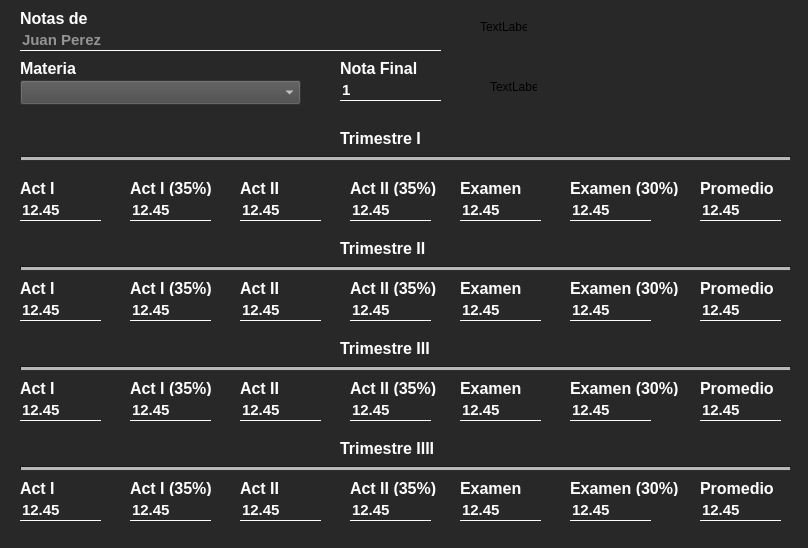
<?xml version="1.0" encoding="UTF-8"?>
<ui version="4.0">
 <class>ViewVeNotas</class>
 <widget class="QWidget" name="ViewVeNotas">
  <property name="geometry">
   <rect>
    <x>0</x>
    <y>0</y>
    <width>808</width>
    <height>548</height>
   </rect>
  </property>
  <property name="windowTitle">
   <string>Notas estudiante</string>
  </property>
  <property name="styleSheet">
   <string notr="true">background-color: rgb(40, 40, 40);</string>
  </property>
  <widget class="QLabel" name="label">
   <property name="geometry">
    <rect>
     <x>20</x>
     <y>10</y>
     <width>81</width>
     <height>16</height>
    </rect>
   </property>
   <property name="font">
    <font>
     <family>Arial</family>
     <pointsize>12</pointsize>
     <weight>75</weight>
     <bold>true</bold>
    </font>
   </property>
   <property name="styleSheet">
    <string notr="true">color: rgb(255, 255, 255);</string>
   </property>
   <property name="text">
    <string>Notas de</string>
   </property>
  </widget>
  <widget class="QLineEdit" name="txtEstudNotasDe">
   <property name="enabled">
    <bool>false</bool>
   </property>
   <property name="geometry">
    <rect>
     <x>20</x>
     <y>30</y>
     <width>421</width>
     <height>21</height>
    </rect>
   </property>
   <property name="font">
    <font>
     <pointsize>11</pointsize>
     <weight>75</weight>
     <bold>true</bold>
    </font>
   </property>
   <property name="styleSheet">
    <string notr="true">QLineEdit{
background:transparent;
border:none;
border-bottom:1px solid white;
color: rgb(255, 255, 255);
}
</string>
   </property>
   <property name="text">
    <string/>
   </property>
   <property name="alignment">
    <set>Qt::AlignBottom|Qt::AlignLeading|Qt::AlignLeft</set>
   </property>
   <property name="placeholderText">
    <string>Juan Perez</string>
   </property>
  </widget>
  <widget class="Line" name="line">
   <property name="geometry">
    <rect>
     <x>20</x>
     <y>150</y>
     <width>771</width>
     <height>16</height>
    </rect>
   </property>
   <property name="lineWidth">
    <number>1</number>
   </property>
   <property name="midLineWidth">
    <number>3</number>
   </property>
   <property name="orientation">
    <enum>Qt::Horizontal</enum>
   </property>
  </widget>
  <widget class="QLabel" name="label_2">
   <property name="geometry">
    <rect>
     <x>340</x>
     <y>130</y>
     <width>81</width>
     <height>16</height>
    </rect>
   </property>
   <property name="font">
    <font>
     <family>Arial</family>
     <pointsize>12</pointsize>
     <weight>75</weight>
     <bold>true</bold>
    </font>
   </property>
   <property name="styleSheet">
    <string notr="true">color: rgb(255, 255, 255);</string>
   </property>
   <property name="text">
    <string>Trimestre I</string>
   </property>
  </widget>
  <widget class="QLabel" name="label_7">
   <property name="geometry">
    <rect>
     <x>20</x>
     <y>180</y>
     <width>91</width>
     <height>16</height>
    </rect>
   </property>
   <property name="font">
    <font>
     <family>Arial</family>
     <pointsize>12</pointsize>
     <weight>75</weight>
     <bold>true</bold>
    </font>
   </property>
   <property name="styleSheet">
    <string notr="true">color: rgb(255, 255, 255);</string>
   </property>
   <property name="text">
    <string>Act I</string>
   </property>
  </widget>
  <widget class="QLabel" name="label_3">
   <property name="geometry">
    <rect>
     <x>340</x>
     <y>240</y>
     <width>91</width>
     <height>16</height>
    </rect>
   </property>
   <property name="font">
    <font>
     <family>Arial</family>
     <pointsize>12</pointsize>
     <weight>75</weight>
     <bold>true</bold>
    </font>
   </property>
   <property name="styleSheet">
    <string notr="true">color: rgb(255, 255, 255);</string>
   </property>
   <property name="text">
    <string>Trimestre II</string>
   </property>
  </widget>
  <widget class="Line" name="line_2">
   <property name="geometry">
    <rect>
     <x>20</x>
     <y>260</y>
     <width>771</width>
     <height>16</height>
    </rect>
   </property>
   <property name="lineWidth">
    <number>1</number>
   </property>
   <property name="midLineWidth">
    <number>3</number>
   </property>
   <property name="orientation">
    <enum>Qt::Horizontal</enum>
   </property>
  </widget>
  <widget class="QLabel" name="label_4">
   <property name="geometry">
    <rect>
     <x>340</x>
     <y>340</y>
     <width>101</width>
     <height>16</height>
    </rect>
   </property>
   <property name="font">
    <font>
     <family>Arial</family>
     <pointsize>12</pointsize>
     <weight>75</weight>
     <bold>true</bold>
    </font>
   </property>
   <property name="styleSheet">
    <string notr="true">color: rgb(255, 255, 255);</string>
   </property>
   <property name="text">
    <string>Trimestre III</string>
   </property>
  </widget>
  <widget class="Line" name="line_3">
   <property name="geometry">
    <rect>
     <x>20</x>
     <y>360</y>
     <width>771</width>
     <height>16</height>
    </rect>
   </property>
   <property name="lineWidth">
    <number>1</number>
   </property>
   <property name="midLineWidth">
    <number>3</number>
   </property>
   <property name="orientation">
    <enum>Qt::Horizontal</enum>
   </property>
  </widget>
  <widget class="QLabel" name="label_5">
   <property name="geometry">
    <rect>
     <x>340</x>
     <y>440</y>
     <width>131</width>
     <height>16</height>
    </rect>
   </property>
   <property name="font">
    <font>
     <family>Arial</family>
     <pointsize>12</pointsize>
     <weight>75</weight>
     <bold>true</bold>
    </font>
   </property>
   <property name="styleSheet">
    <string notr="true">color: rgb(255, 255, 255);</string>
   </property>
   <property name="text">
    <string>Trimestre IIII</string>
   </property>
  </widget>
  <widget class="Line" name="line_4">
   <property name="geometry">
    <rect>
     <x>20</x>
     <y>460</y>
     <width>771</width>
     <height>16</height>
    </rect>
   </property>
   <property name="lineWidth">
    <number>1</number>
   </property>
   <property name="midLineWidth">
    <number>3</number>
   </property>
   <property name="orientation">
    <enum>Qt::Horizontal</enum>
   </property>
  </widget>
  <widget class="QLabel" name="lblIdEstudiantevn">
   <property name="geometry">
    <rect>
     <x>170</x>
     <y>120</y>
     <width>47</width>
     <height>13</height>
    </rect>
   </property>
   <property name="styleSheet">
    <string notr="true">color:  rgb(40, 40, 40);</string>
   </property>
   <property name="text">
    <string>TextLabel</string>
   </property>
  </widget>
  <widget class="QLabel" name="label_6">
   <property name="geometry">
    <rect>
     <x>20</x>
     <y>60</y>
     <width>81</width>
     <height>16</height>
    </rect>
   </property>
   <property name="font">
    <font>
     <family>Arial</family>
     <pointsize>12</pointsize>
     <weight>75</weight>
     <bold>true</bold>
    </font>
   </property>
   <property name="styleSheet">
    <string notr="true">color: rgb(255, 255, 255);</string>
   </property>
   <property name="text">
    <string>Materia</string>
   </property>
  </widget>
  <widget class="QLabel" name="label_19">
   <property name="geometry">
    <rect>
     <x>130</x>
     <y>180</y>
     <width>91</width>
     <height>16</height>
    </rect>
   </property>
   <property name="font">
    <font>
     <family>Arial</family>
     <pointsize>12</pointsize>
     <weight>75</weight>
     <bold>true</bold>
    </font>
   </property>
   <property name="styleSheet">
    <string notr="true">color: rgb(255, 255, 255);</string>
   </property>
   <property name="text">
    <string>Act I (35%)</string>
   </property>
  </widget>
  <widget class="QLabel" name="label_8">
   <property name="geometry">
    <rect>
     <x>240</x>
     <y>180</y>
     <width>91</width>
     <height>16</height>
    </rect>
   </property>
   <property name="font">
    <font>
     <family>Arial</family>
     <pointsize>12</pointsize>
     <weight>75</weight>
     <bold>true</bold>
    </font>
   </property>
   <property name="styleSheet">
    <string notr="true">color: rgb(255, 255, 255);</string>
   </property>
   <property name="text">
    <string>Act II</string>
   </property>
  </widget>
  <widget class="QLabel" name="label_20">
   <property name="geometry">
    <rect>
     <x>350</x>
     <y>180</y>
     <width>91</width>
     <height>16</height>
    </rect>
   </property>
   <property name="font">
    <font>
     <family>Arial</family>
     <pointsize>12</pointsize>
     <weight>75</weight>
     <bold>true</bold>
    </font>
   </property>
   <property name="styleSheet">
    <string notr="true">color: rgb(255, 255, 255);</string>
   </property>
   <property name="text">
    <string>Act II (35%)</string>
   </property>
  </widget>
  <widget class="QLabel" name="label_9">
   <property name="geometry">
    <rect>
     <x>460</x>
     <y>180</y>
     <width>91</width>
     <height>16</height>
    </rect>
   </property>
   <property name="font">
    <font>
     <family>Arial</family>
     <pointsize>12</pointsize>
     <weight>75</weight>
     <bold>true</bold>
    </font>
   </property>
   <property name="styleSheet">
    <string notr="true">color: rgb(255, 255, 255);</string>
   </property>
   <property name="text">
    <string>Examen</string>
   </property>
  </widget>
  <widget class="QLabel" name="label_21">
   <property name="geometry">
    <rect>
     <x>570</x>
     <y>180</y>
     <width>121</width>
     <height>16</height>
    </rect>
   </property>
   <property name="font">
    <font>
     <family>Arial</family>
     <pointsize>12</pointsize>
     <weight>75</weight>
     <bold>true</bold>
    </font>
   </property>
   <property name="styleSheet">
    <string notr="true">color: rgb(255, 255, 255);</string>
   </property>
   <property name="text">
    <string>Examen (30%)</string>
   </property>
  </widget>
  <widget class="QLabel" name="label_10">
   <property name="geometry">
    <rect>
     <x>20</x>
     <y>280</y>
     <width>91</width>
     <height>16</height>
    </rect>
   </property>
   <property name="font">
    <font>
     <family>Arial</family>
     <pointsize>12</pointsize>
     <weight>75</weight>
     <bold>true</bold>
    </font>
   </property>
   <property name="styleSheet">
    <string notr="true">color: rgb(255, 255, 255);</string>
   </property>
   <property name="text">
    <string>Act I</string>
   </property>
  </widget>
  <widget class="QLabel" name="label_11">
   <property name="geometry">
    <rect>
     <x>460</x>
     <y>280</y>
     <width>91</width>
     <height>16</height>
    </rect>
   </property>
   <property name="font">
    <font>
     <family>Arial</family>
     <pointsize>12</pointsize>
     <weight>75</weight>
     <bold>true</bold>
    </font>
   </property>
   <property name="styleSheet">
    <string notr="true">color: rgb(255, 255, 255);</string>
   </property>
   <property name="text">
    <string>Examen</string>
   </property>
  </widget>
  <widget class="QLabel" name="label_22">
   <property name="geometry">
    <rect>
     <x>130</x>
     <y>280</y>
     <width>91</width>
     <height>16</height>
    </rect>
   </property>
   <property name="font">
    <font>
     <family>Arial</family>
     <pointsize>12</pointsize>
     <weight>75</weight>
     <bold>true</bold>
    </font>
   </property>
   <property name="styleSheet">
    <string notr="true">color: rgb(255, 255, 255);</string>
   </property>
   <property name="text">
    <string>Act I (35%)</string>
   </property>
  </widget>
  <widget class="QLabel" name="label_23">
   <property name="geometry">
    <rect>
     <x>350</x>
     <y>280</y>
     <width>91</width>
     <height>16</height>
    </rect>
   </property>
   <property name="font">
    <font>
     <family>Arial</family>
     <pointsize>12</pointsize>
     <weight>75</weight>
     <bold>true</bold>
    </font>
   </property>
   <property name="styleSheet">
    <string notr="true">color: rgb(255, 255, 255);</string>
   </property>
   <property name="text">
    <string>Act II (35%)</string>
   </property>
  </widget>
  <widget class="QLabel" name="label_24">
   <property name="geometry">
    <rect>
     <x>570</x>
     <y>280</y>
     <width>121</width>
     <height>16</height>
    </rect>
   </property>
   <property name="font">
    <font>
     <family>Arial</family>
     <pointsize>12</pointsize>
     <weight>75</weight>
     <bold>true</bold>
    </font>
   </property>
   <property name="styleSheet">
    <string notr="true">color: rgb(255, 255, 255);</string>
   </property>
   <property name="text">
    <string>Examen (30%)</string>
   </property>
  </widget>
  <widget class="QLabel" name="label_12">
   <property name="geometry">
    <rect>
     <x>240</x>
     <y>280</y>
     <width>91</width>
     <height>16</height>
    </rect>
   </property>
   <property name="font">
    <font>
     <family>Arial</family>
     <pointsize>12</pointsize>
     <weight>75</weight>
     <bold>true</bold>
    </font>
   </property>
   <property name="styleSheet">
    <string notr="true">color: rgb(255, 255, 255);</string>
   </property>
   <property name="text">
    <string>Act II</string>
   </property>
  </widget>
  <widget class="QLabel" name="label_13">
   <property name="geometry">
    <rect>
     <x>20</x>
     <y>380</y>
     <width>91</width>
     <height>16</height>
    </rect>
   </property>
   <property name="font">
    <font>
     <family>Arial</family>
     <pointsize>12</pointsize>
     <weight>75</weight>
     <bold>true</bold>
    </font>
   </property>
   <property name="styleSheet">
    <string notr="true">color: rgb(255, 255, 255);</string>
   </property>
   <property name="text">
    <string>Act I</string>
   </property>
  </widget>
  <widget class="QLabel" name="label_25">
   <property name="geometry">
    <rect>
     <x>570</x>
     <y>380</y>
     <width>121</width>
     <height>16</height>
    </rect>
   </property>
   <property name="font">
    <font>
     <family>Arial</family>
     <pointsize>12</pointsize>
     <weight>75</weight>
     <bold>true</bold>
    </font>
   </property>
   <property name="styleSheet">
    <string notr="true">color: rgb(255, 255, 255);</string>
   </property>
   <property name="text">
    <string>Examen (30%)</string>
   </property>
  </widget>
  <widget class="QLabel" name="label_14">
   <property name="geometry">
    <rect>
     <x>460</x>
     <y>380</y>
     <width>91</width>
     <height>16</height>
    </rect>
   </property>
   <property name="font">
    <font>
     <family>Arial</family>
     <pointsize>12</pointsize>
     <weight>75</weight>
     <bold>true</bold>
    </font>
   </property>
   <property name="styleSheet">
    <string notr="true">color: rgb(255, 255, 255);</string>
   </property>
   <property name="text">
    <string>Examen</string>
   </property>
  </widget>
  <widget class="QLabel" name="label_26">
   <property name="geometry">
    <rect>
     <x>350</x>
     <y>380</y>
     <width>91</width>
     <height>16</height>
    </rect>
   </property>
   <property name="font">
    <font>
     <family>Arial</family>
     <pointsize>12</pointsize>
     <weight>75</weight>
     <bold>true</bold>
    </font>
   </property>
   <property name="styleSheet">
    <string notr="true">color: rgb(255, 255, 255);</string>
   </property>
   <property name="text">
    <string>Act II (35%)</string>
   </property>
  </widget>
  <widget class="QLabel" name="label_15">
   <property name="geometry">
    <rect>
     <x>240</x>
     <y>380</y>
     <width>91</width>
     <height>16</height>
    </rect>
   </property>
   <property name="font">
    <font>
     <family>Arial</family>
     <pointsize>12</pointsize>
     <weight>75</weight>
     <bold>true</bold>
    </font>
   </property>
   <property name="styleSheet">
    <string notr="true">color: rgb(255, 255, 255);</string>
   </property>
   <property name="text">
    <string>Act II</string>
   </property>
  </widget>
  <widget class="QLabel" name="label_27">
   <property name="geometry">
    <rect>
     <x>130</x>
     <y>380</y>
     <width>91</width>
     <height>16</height>
    </rect>
   </property>
   <property name="font">
    <font>
     <family>Arial</family>
     <pointsize>12</pointsize>
     <weight>75</weight>
     <bold>true</bold>
    </font>
   </property>
   <property name="styleSheet">
    <string notr="true">color: rgb(255, 255, 255);</string>
   </property>
   <property name="text">
    <string>Act I (35%)</string>
   </property>
  </widget>
  <widget class="QLabel" name="label_16">
   <property name="geometry">
    <rect>
     <x>20</x>
     <y>480</y>
     <width>91</width>
     <height>16</height>
    </rect>
   </property>
   <property name="font">
    <font>
     <family>Arial</family>
     <pointsize>12</pointsize>
     <weight>75</weight>
     <bold>true</bold>
    </font>
   </property>
   <property name="styleSheet">
    <string notr="true">color: rgb(255, 255, 255);</string>
   </property>
   <property name="text">
    <string>Act I</string>
   </property>
  </widget>
  <widget class="QLabel" name="label_28">
   <property name="geometry">
    <rect>
     <x>570</x>
     <y>480</y>
     <width>121</width>
     <height>16</height>
    </rect>
   </property>
   <property name="font">
    <font>
     <family>Arial</family>
     <pointsize>12</pointsize>
     <weight>75</weight>
     <bold>true</bold>
    </font>
   </property>
   <property name="styleSheet">
    <string notr="true">color: rgb(255, 255, 255);</string>
   </property>
   <property name="text">
    <string>Examen (30%)</string>
   </property>
  </widget>
  <widget class="QLabel" name="label_17">
   <property name="geometry">
    <rect>
     <x>460</x>
     <y>480</y>
     <width>91</width>
     <height>16</height>
    </rect>
   </property>
   <property name="font">
    <font>
     <family>Arial</family>
     <pointsize>12</pointsize>
     <weight>75</weight>
     <bold>true</bold>
    </font>
   </property>
   <property name="styleSheet">
    <string notr="true">color: rgb(255, 255, 255);</string>
   </property>
   <property name="text">
    <string>Examen</string>
   </property>
  </widget>
  <widget class="QLabel" name="label_29">
   <property name="geometry">
    <rect>
     <x>350</x>
     <y>480</y>
     <width>91</width>
     <height>16</height>
    </rect>
   </property>
   <property name="font">
    <font>
     <family>Arial</family>
     <pointsize>12</pointsize>
     <weight>75</weight>
     <bold>true</bold>
    </font>
   </property>
   <property name="styleSheet">
    <string notr="true">color: rgb(255, 255, 255);</string>
   </property>
   <property name="text">
    <string>Act II (35%)</string>
   </property>
  </widget>
  <widget class="QLabel" name="label_18">
   <property name="geometry">
    <rect>
     <x>240</x>
     <y>480</y>
     <width>91</width>
     <height>16</height>
    </rect>
   </property>
   <property name="font">
    <font>
     <family>Arial</family>
     <pointsize>12</pointsize>
     <weight>75</weight>
     <bold>true</bold>
    </font>
   </property>
   <property name="styleSheet">
    <string notr="true">color: rgb(255, 255, 255);</string>
   </property>
   <property name="text">
    <string>Act II</string>
   </property>
  </widget>
  <widget class="QLabel" name="label_30">
   <property name="geometry">
    <rect>
     <x>130</x>
     <y>480</y>
     <width>91</width>
     <height>16</height>
    </rect>
   </property>
   <property name="font">
    <font>
     <family>Arial</family>
     <pointsize>12</pointsize>
     <weight>75</weight>
     <bold>true</bold>
    </font>
   </property>
   <property name="styleSheet">
    <string notr="true">color: rgb(255, 255, 255);</string>
   </property>
   <property name="text">
    <string>Act I (35%)</string>
   </property>
  </widget>
  <widget class="QLabel" name="label_31">
   <property name="geometry">
    <rect>
     <x>340</x>
     <y>60</y>
     <width>81</width>
     <height>16</height>
    </rect>
   </property>
   <property name="font">
    <font>
     <family>Arial</family>
     <pointsize>12</pointsize>
     <weight>75</weight>
     <bold>true</bold>
    </font>
   </property>
   <property name="styleSheet">
    <string notr="true">color: rgb(255, 255, 255);</string>
   </property>
   <property name="text">
    <string>Nota Final</string>
   </property>
  </widget>
  <widget class="QLineEdit" name="txtNotaFinal">
   <property name="enabled">
    <bool>false</bool>
   </property>
   <property name="geometry">
    <rect>
     <x>340</x>
     <y>80</y>
     <width>101</width>
     <height>21</height>
    </rect>
   </property>
   <property name="font">
    <font>
     <pointsize>11</pointsize>
     <weight>75</weight>
     <bold>true</bold>
    </font>
   </property>
   <property name="styleSheet">
    <string notr="true">QLineEdit{
background:transparent;
border:none;
border-bottom:1px solid white;
color: rgb(255, 255, 255);
}
</string>
   </property>
   <property name="text">
    <string>1</string>
   </property>
   <property name="alignment">
    <set>Qt::AlignBottom|Qt::AlignLeading|Qt::AlignLeft</set>
   </property>
   <property name="placeholderText">
    <string/>
   </property>
  </widget>
  <widget class="QComboBox" name="cbxCalifPeriodo">
   <property name="geometry">
    <rect>
     <x>20</x>
     <y>80</y>
     <width>281</width>
     <height>25</height>
    </rect>
   </property>
   <property name="font">
    <font>
     <family>Arial</family>
     <pointsize>11</pointsize>
     <weight>75</weight>
     <bold>true</bold>
    </font>
   </property>
   <property name="styleSheet">
    <string notr="true">color: rgb(255, 255, 255);
background-color: rgb(72, 72, 72);</string>
   </property>
  </widget>
  <widget class="QLabel" name="lblIdEstVerNotasGlobal">
   <property name="geometry">
    <rect>
     <x>480</x>
     <y>20</y>
     <width>47</width>
     <height>13</height>
    </rect>
   </property>
   <property name="text">
    <string>TextLabel</string>
   </property>
  </widget>
  <widget class="QLabel" name="label_32">
   <property name="geometry">
    <rect>
     <x>700</x>
     <y>180</y>
     <width>121</width>
     <height>16</height>
    </rect>
   </property>
   <property name="font">
    <font>
     <family>Arial</family>
     <pointsize>12</pointsize>
     <weight>75</weight>
     <bold>true</bold>
    </font>
   </property>
   <property name="styleSheet">
    <string notr="true">color: rgb(255, 255, 255);</string>
   </property>
   <property name="text">
    <string>Promedio</string>
   </property>
  </widget>
  <widget class="QLabel" name="label_33">
   <property name="geometry">
    <rect>
     <x>700</x>
     <y>280</y>
     <width>121</width>
     <height>16</height>
    </rect>
   </property>
   <property name="font">
    <font>
     <family>Arial</family>
     <pointsize>12</pointsize>
     <weight>75</weight>
     <bold>true</bold>
    </font>
   </property>
   <property name="styleSheet">
    <string notr="true">color: rgb(255, 255, 255);</string>
   </property>
   <property name="text">
    <string>Promedio</string>
   </property>
  </widget>
  <widget class="QLabel" name="label_34">
   <property name="geometry">
    <rect>
     <x>700</x>
     <y>380</y>
     <width>121</width>
     <height>16</height>
    </rect>
   </property>
   <property name="font">
    <font>
     <family>Arial</family>
     <pointsize>12</pointsize>
     <weight>75</weight>
     <bold>true</bold>
    </font>
   </property>
   <property name="styleSheet">
    <string notr="true">color: rgb(255, 255, 255);</string>
   </property>
   <property name="text">
    <string>Promedio</string>
   </property>
  </widget>
  <widget class="QLabel" name="label_35">
   <property name="geometry">
    <rect>
     <x>700</x>
     <y>480</y>
     <width>121</width>
     <height>16</height>
    </rect>
   </property>
   <property name="font">
    <font>
     <family>Arial</family>
     <pointsize>12</pointsize>
     <weight>75</weight>
     <bold>true</bold>
    </font>
   </property>
   <property name="styleSheet">
    <string notr="true">color: rgb(255, 255, 255);</string>
   </property>
   <property name="text">
    <string>Promedio</string>
   </property>
  </widget>
  <widget class="QLineEdit" name="txtNotaFinal_9">
   <property name="enabled">
    <bool>false</bool>
   </property>
   <property name="geometry">
    <rect>
     <x>700</x>
     <y>300</y>
     <width>81</width>
     <height>21</height>
    </rect>
   </property>
   <property name="font">
    <font>
     <pointsize>11</pointsize>
     <weight>75</weight>
     <bold>true</bold>
    </font>
   </property>
   <property name="styleSheet">
    <string notr="true">QLineEdit{
background:transparent;
border:none;
border-bottom:1px solid white;
color: rgb(255, 255, 255);
}
</string>
   </property>
   <property name="text">
    <string>12.45</string>
   </property>
   <property name="alignment">
    <set>Qt::AlignBottom|Qt::AlignLeading|Qt::AlignLeft</set>
   </property>
   <property name="placeholderText">
    <string/>
   </property>
  </widget>
  <widget class="QLineEdit" name="txtNotaFinal_10">
   <property name="enabled">
    <bool>false</bool>
   </property>
   <property name="geometry">
    <rect>
     <x>20</x>
     <y>300</y>
     <width>81</width>
     <height>21</height>
    </rect>
   </property>
   <property name="font">
    <font>
     <pointsize>11</pointsize>
     <weight>75</weight>
     <bold>true</bold>
    </font>
   </property>
   <property name="styleSheet">
    <string notr="true">QLineEdit{
background:transparent;
border:none;
border-bottom:1px solid white;
color: rgb(255, 255, 255);
}
</string>
   </property>
   <property name="text">
    <string>12.45</string>
   </property>
   <property name="alignment">
    <set>Qt::AlignBottom|Qt::AlignLeading|Qt::AlignLeft</set>
   </property>
   <property name="placeholderText">
    <string/>
   </property>
  </widget>
  <widget class="QLineEdit" name="txtNotaFinal_11">
   <property name="enabled">
    <bool>false</bool>
   </property>
   <property name="geometry">
    <rect>
     <x>350</x>
     <y>300</y>
     <width>81</width>
     <height>21</height>
    </rect>
   </property>
   <property name="font">
    <font>
     <pointsize>11</pointsize>
     <weight>75</weight>
     <bold>true</bold>
    </font>
   </property>
   <property name="styleSheet">
    <string notr="true">QLineEdit{
background:transparent;
border:none;
border-bottom:1px solid white;
color: rgb(255, 255, 255);
}
</string>
   </property>
   <property name="text">
    <string>12.45</string>
   </property>
   <property name="alignment">
    <set>Qt::AlignBottom|Qt::AlignLeading|Qt::AlignLeft</set>
   </property>
   <property name="placeholderText">
    <string/>
   </property>
  </widget>
  <widget class="QLineEdit" name="txtNotaFinal_12">
   <property name="enabled">
    <bool>false</bool>
   </property>
   <property name="geometry">
    <rect>
     <x>570</x>
     <y>300</y>
     <width>81</width>
     <height>21</height>
    </rect>
   </property>
   <property name="font">
    <font>
     <pointsize>11</pointsize>
     <weight>75</weight>
     <bold>true</bold>
    </font>
   </property>
   <property name="styleSheet">
    <string notr="true">QLineEdit{
background:transparent;
border:none;
border-bottom:1px solid white;
color: rgb(255, 255, 255);
}
</string>
   </property>
   <property name="text">
    <string>12.45</string>
   </property>
   <property name="alignment">
    <set>Qt::AlignBottom|Qt::AlignLeading|Qt::AlignLeft</set>
   </property>
   <property name="placeholderText">
    <string/>
   </property>
  </widget>
  <widget class="QLineEdit" name="txtNotaFinal_13">
   <property name="enabled">
    <bool>false</bool>
   </property>
   <property name="geometry">
    <rect>
     <x>130</x>
     <y>300</y>
     <width>81</width>
     <height>21</height>
    </rect>
   </property>
   <property name="font">
    <font>
     <pointsize>11</pointsize>
     <weight>75</weight>
     <bold>true</bold>
    </font>
   </property>
   <property name="styleSheet">
    <string notr="true">QLineEdit{
background:transparent;
border:none;
border-bottom:1px solid white;
color: rgb(255, 255, 255);
}
</string>
   </property>
   <property name="text">
    <string>12.45</string>
   </property>
   <property name="alignment">
    <set>Qt::AlignBottom|Qt::AlignLeading|Qt::AlignLeft</set>
   </property>
   <property name="placeholderText">
    <string/>
   </property>
  </widget>
  <widget class="QLineEdit" name="txtNotaFinal_14">
   <property name="enabled">
    <bool>false</bool>
   </property>
   <property name="geometry">
    <rect>
     <x>240</x>
     <y>300</y>
     <width>81</width>
     <height>21</height>
    </rect>
   </property>
   <property name="font">
    <font>
     <pointsize>11</pointsize>
     <weight>75</weight>
     <bold>true</bold>
    </font>
   </property>
   <property name="styleSheet">
    <string notr="true">QLineEdit{
background:transparent;
border:none;
border-bottom:1px solid white;
color: rgb(255, 255, 255);
}
</string>
   </property>
   <property name="text">
    <string>12.45</string>
   </property>
   <property name="alignment">
    <set>Qt::AlignBottom|Qt::AlignLeading|Qt::AlignLeft</set>
   </property>
   <property name="placeholderText">
    <string/>
   </property>
  </widget>
  <widget class="QLineEdit" name="txtNotaFinal_15">
   <property name="enabled">
    <bool>false</bool>
   </property>
   <property name="geometry">
    <rect>
     <x>460</x>
     <y>300</y>
     <width>81</width>
     <height>21</height>
    </rect>
   </property>
   <property name="font">
    <font>
     <pointsize>11</pointsize>
     <weight>75</weight>
     <bold>true</bold>
    </font>
   </property>
   <property name="styleSheet">
    <string notr="true">QLineEdit{
background:transparent;
border:none;
border-bottom:1px solid white;
color: rgb(255, 255, 255);
}
</string>
   </property>
   <property name="text">
    <string>12.45</string>
   </property>
   <property name="alignment">
    <set>Qt::AlignBottom|Qt::AlignLeading|Qt::AlignLeft</set>
   </property>
   <property name="placeholderText">
    <string/>
   </property>
  </widget>
  <widget class="QLineEdit" name="txtNotaFinal_8">
   <property name="enabled">
    <bool>false</bool>
   </property>
   <property name="geometry">
    <rect>
     <x>700</x>
     <y>200</y>
     <width>81</width>
     <height>21</height>
    </rect>
   </property>
   <property name="font">
    <font>
     <pointsize>11</pointsize>
     <weight>75</weight>
     <bold>true</bold>
    </font>
   </property>
   <property name="styleSheet">
    <string notr="true">QLineEdit{
background:transparent;
border:none;
border-bottom:1px solid white;
color: rgb(255, 255, 255);
}
</string>
   </property>
   <property name="text">
    <string>12.45</string>
   </property>
   <property name="alignment">
    <set>Qt::AlignBottom|Qt::AlignLeading|Qt::AlignLeft</set>
   </property>
   <property name="placeholderText">
    <string/>
   </property>
  </widget>
  <widget class="QLineEdit" name="txtNotaFinal_2">
   <property name="enabled">
    <bool>false</bool>
   </property>
   <property name="geometry">
    <rect>
     <x>20</x>
     <y>200</y>
     <width>81</width>
     <height>21</height>
    </rect>
   </property>
   <property name="font">
    <font>
     <pointsize>11</pointsize>
     <weight>75</weight>
     <bold>true</bold>
    </font>
   </property>
   <property name="styleSheet">
    <string notr="true">QLineEdit{
background:transparent;
border:none;
border-bottom:1px solid white;
color: rgb(255, 255, 255);
}
</string>
   </property>
   <property name="text">
    <string>12.45</string>
   </property>
   <property name="alignment">
    <set>Qt::AlignBottom|Qt::AlignLeading|Qt::AlignLeft</set>
   </property>
   <property name="placeholderText">
    <string/>
   </property>
  </widget>
  <widget class="QLineEdit" name="txtNotaFinal_5">
   <property name="enabled">
    <bool>false</bool>
   </property>
   <property name="geometry">
    <rect>
     <x>350</x>
     <y>200</y>
     <width>81</width>
     <height>21</height>
    </rect>
   </property>
   <property name="font">
    <font>
     <pointsize>11</pointsize>
     <weight>75</weight>
     <bold>true</bold>
    </font>
   </property>
   <property name="styleSheet">
    <string notr="true">QLineEdit{
background:transparent;
border:none;
border-bottom:1px solid white;
color: rgb(255, 255, 255);
}
</string>
   </property>
   <property name="text">
    <string>12.45</string>
   </property>
   <property name="alignment">
    <set>Qt::AlignBottom|Qt::AlignLeading|Qt::AlignLeft</set>
   </property>
   <property name="placeholderText">
    <string/>
   </property>
  </widget>
  <widget class="QLineEdit" name="txtNotaFinal_7">
   <property name="enabled">
    <bool>false</bool>
   </property>
   <property name="geometry">
    <rect>
     <x>570</x>
     <y>200</y>
     <width>81</width>
     <height>21</height>
    </rect>
   </property>
   <property name="font">
    <font>
     <pointsize>11</pointsize>
     <weight>75</weight>
     <bold>true</bold>
    </font>
   </property>
   <property name="styleSheet">
    <string notr="true">QLineEdit{
background:transparent;
border:none;
border-bottom:1px solid white;
color: rgb(255, 255, 255);
}
</string>
   </property>
   <property name="text">
    <string>12.45</string>
   </property>
   <property name="alignment">
    <set>Qt::AlignBottom|Qt::AlignLeading|Qt::AlignLeft</set>
   </property>
   <property name="placeholderText">
    <string/>
   </property>
  </widget>
  <widget class="QLineEdit" name="txtNotaFinal_3">
   <property name="enabled">
    <bool>false</bool>
   </property>
   <property name="geometry">
    <rect>
     <x>130</x>
     <y>200</y>
     <width>81</width>
     <height>21</height>
    </rect>
   </property>
   <property name="font">
    <font>
     <pointsize>11</pointsize>
     <weight>75</weight>
     <bold>true</bold>
    </font>
   </property>
   <property name="styleSheet">
    <string notr="true">QLineEdit{
background:transparent;
border:none;
border-bottom:1px solid white;
color: rgb(255, 255, 255);
}
</string>
   </property>
   <property name="text">
    <string>12.45</string>
   </property>
   <property name="alignment">
    <set>Qt::AlignBottom|Qt::AlignLeading|Qt::AlignLeft</set>
   </property>
   <property name="placeholderText">
    <string/>
   </property>
  </widget>
  <widget class="QLineEdit" name="txtNotaFinal_4">
   <property name="enabled">
    <bool>false</bool>
   </property>
   <property name="geometry">
    <rect>
     <x>240</x>
     <y>200</y>
     <width>81</width>
     <height>21</height>
    </rect>
   </property>
   <property name="font">
    <font>
     <pointsize>11</pointsize>
     <weight>75</weight>
     <bold>true</bold>
    </font>
   </property>
   <property name="styleSheet">
    <string notr="true">QLineEdit{
background:transparent;
border:none;
border-bottom:1px solid white;
color: rgb(255, 255, 255);
}
</string>
   </property>
   <property name="text">
    <string>12.45</string>
   </property>
   <property name="alignment">
    <set>Qt::AlignBottom|Qt::AlignLeading|Qt::AlignLeft</set>
   </property>
   <property name="placeholderText">
    <string/>
   </property>
  </widget>
  <widget class="QLineEdit" name="txtNotaFinal_6">
   <property name="enabled">
    <bool>false</bool>
   </property>
   <property name="geometry">
    <rect>
     <x>460</x>
     <y>200</y>
     <width>81</width>
     <height>21</height>
    </rect>
   </property>
   <property name="font">
    <font>
     <pointsize>11</pointsize>
     <weight>75</weight>
     <bold>true</bold>
    </font>
   </property>
   <property name="styleSheet">
    <string notr="true">QLineEdit{
background:transparent;
border:none;
border-bottom:1px solid white;
color: rgb(255, 255, 255);
}
</string>
   </property>
   <property name="text">
    <string>12.45</string>
   </property>
   <property name="alignment">
    <set>Qt::AlignBottom|Qt::AlignLeading|Qt::AlignLeft</set>
   </property>
   <property name="placeholderText">
    <string/>
   </property>
  </widget>
  <widget class="QLineEdit" name="txtNotaFinal_16">
   <property name="enabled">
    <bool>false</bool>
   </property>
   <property name="geometry">
    <rect>
     <x>700</x>
     <y>400</y>
     <width>81</width>
     <height>21</height>
    </rect>
   </property>
   <property name="font">
    <font>
     <pointsize>11</pointsize>
     <weight>75</weight>
     <bold>true</bold>
    </font>
   </property>
   <property name="styleSheet">
    <string notr="true">QLineEdit{
background:transparent;
border:none;
border-bottom:1px solid white;
color: rgb(255, 255, 255);
}
</string>
   </property>
   <property name="text">
    <string>12.45</string>
   </property>
   <property name="alignment">
    <set>Qt::AlignBottom|Qt::AlignLeading|Qt::AlignLeft</set>
   </property>
   <property name="placeholderText">
    <string/>
   </property>
  </widget>
  <widget class="QLineEdit" name="txtNotaFinal_17">
   <property name="enabled">
    <bool>false</bool>
   </property>
   <property name="geometry">
    <rect>
     <x>20</x>
     <y>400</y>
     <width>81</width>
     <height>21</height>
    </rect>
   </property>
   <property name="font">
    <font>
     <pointsize>11</pointsize>
     <weight>75</weight>
     <bold>true</bold>
    </font>
   </property>
   <property name="styleSheet">
    <string notr="true">QLineEdit{
background:transparent;
border:none;
border-bottom:1px solid white;
color: rgb(255, 255, 255);
}
</string>
   </property>
   <property name="text">
    <string>12.45</string>
   </property>
   <property name="alignment">
    <set>Qt::AlignBottom|Qt::AlignLeading|Qt::AlignLeft</set>
   </property>
   <property name="placeholderText">
    <string/>
   </property>
  </widget>
  <widget class="QLineEdit" name="txtNotaFinal_18">
   <property name="enabled">
    <bool>false</bool>
   </property>
   <property name="geometry">
    <rect>
     <x>350</x>
     <y>400</y>
     <width>81</width>
     <height>21</height>
    </rect>
   </property>
   <property name="font">
    <font>
     <pointsize>11</pointsize>
     <weight>75</weight>
     <bold>true</bold>
    </font>
   </property>
   <property name="styleSheet">
    <string notr="true">QLineEdit{
background:transparent;
border:none;
border-bottom:1px solid white;
color: rgb(255, 255, 255);
}
</string>
   </property>
   <property name="text">
    <string>12.45</string>
   </property>
   <property name="alignment">
    <set>Qt::AlignBottom|Qt::AlignLeading|Qt::AlignLeft</set>
   </property>
   <property name="placeholderText">
    <string/>
   </property>
  </widget>
  <widget class="QLineEdit" name="txtNotaFinal_19">
   <property name="enabled">
    <bool>false</bool>
   </property>
   <property name="geometry">
    <rect>
     <x>570</x>
     <y>400</y>
     <width>81</width>
     <height>21</height>
    </rect>
   </property>
   <property name="font">
    <font>
     <pointsize>11</pointsize>
     <weight>75</weight>
     <bold>true</bold>
    </font>
   </property>
   <property name="styleSheet">
    <string notr="true">QLineEdit{
background:transparent;
border:none;
border-bottom:1px solid white;
color: rgb(255, 255, 255);
}
</string>
   </property>
   <property name="text">
    <string>12.45</string>
   </property>
   <property name="alignment">
    <set>Qt::AlignBottom|Qt::AlignLeading|Qt::AlignLeft</set>
   </property>
   <property name="placeholderText">
    <string/>
   </property>
  </widget>
  <widget class="QLineEdit" name="txtNotaFinal_20">
   <property name="enabled">
    <bool>false</bool>
   </property>
   <property name="geometry">
    <rect>
     <x>130</x>
     <y>400</y>
     <width>81</width>
     <height>21</height>
    </rect>
   </property>
   <property name="font">
    <font>
     <pointsize>11</pointsize>
     <weight>75</weight>
     <bold>true</bold>
    </font>
   </property>
   <property name="styleSheet">
    <string notr="true">QLineEdit{
background:transparent;
border:none;
border-bottom:1px solid white;
color: rgb(255, 255, 255);
}
</string>
   </property>
   <property name="text">
    <string>12.45</string>
   </property>
   <property name="alignment">
    <set>Qt::AlignBottom|Qt::AlignLeading|Qt::AlignLeft</set>
   </property>
   <property name="placeholderText">
    <string/>
   </property>
  </widget>
  <widget class="QLineEdit" name="txtNotaFinal_21">
   <property name="enabled">
    <bool>false</bool>
   </property>
   <property name="geometry">
    <rect>
     <x>240</x>
     <y>400</y>
     <width>81</width>
     <height>21</height>
    </rect>
   </property>
   <property name="font">
    <font>
     <pointsize>11</pointsize>
     <weight>75</weight>
     <bold>true</bold>
    </font>
   </property>
   <property name="styleSheet">
    <string notr="true">QLineEdit{
background:transparent;
border:none;
border-bottom:1px solid white;
color: rgb(255, 255, 255);
}
</string>
   </property>
   <property name="text">
    <string>12.45</string>
   </property>
   <property name="alignment">
    <set>Qt::AlignBottom|Qt::AlignLeading|Qt::AlignLeft</set>
   </property>
   <property name="placeholderText">
    <string/>
   </property>
  </widget>
  <widget class="QLineEdit" name="txtNotaFinal_22">
   <property name="enabled">
    <bool>false</bool>
   </property>
   <property name="geometry">
    <rect>
     <x>460</x>
     <y>400</y>
     <width>81</width>
     <height>21</height>
    </rect>
   </property>
   <property name="font">
    <font>
     <pointsize>11</pointsize>
     <weight>75</weight>
     <bold>true</bold>
    </font>
   </property>
   <property name="styleSheet">
    <string notr="true">QLineEdit{
background:transparent;
border:none;
border-bottom:1px solid white;
color: rgb(255, 255, 255);
}
</string>
   </property>
   <property name="text">
    <string>12.45</string>
   </property>
   <property name="alignment">
    <set>Qt::AlignBottom|Qt::AlignLeading|Qt::AlignLeft</set>
   </property>
   <property name="placeholderText">
    <string/>
   </property>
  </widget>
  <widget class="QLineEdit" name="txtNotaFinal_23">
   <property name="enabled">
    <bool>false</bool>
   </property>
   <property name="geometry">
    <rect>
     <x>700</x>
     <y>500</y>
     <width>81</width>
     <height>21</height>
    </rect>
   </property>
   <property name="font">
    <font>
     <pointsize>11</pointsize>
     <weight>75</weight>
     <bold>true</bold>
    </font>
   </property>
   <property name="styleSheet">
    <string notr="true">QLineEdit{
background:transparent;
border:none;
border-bottom:1px solid white;
color: rgb(255, 255, 255);
}
</string>
   </property>
   <property name="text">
    <string>12.45</string>
   </property>
   <property name="alignment">
    <set>Qt::AlignBottom|Qt::AlignLeading|Qt::AlignLeft</set>
   </property>
   <property name="placeholderText">
    <string/>
   </property>
  </widget>
  <widget class="QLineEdit" name="txtNotaFinal_24">
   <property name="enabled">
    <bool>false</bool>
   </property>
   <property name="geometry">
    <rect>
     <x>20</x>
     <y>500</y>
     <width>81</width>
     <height>21</height>
    </rect>
   </property>
   <property name="font">
    <font>
     <pointsize>11</pointsize>
     <weight>75</weight>
     <bold>true</bold>
    </font>
   </property>
   <property name="styleSheet">
    <string notr="true">QLineEdit{
background:transparent;
border:none;
border-bottom:1px solid white;
color: rgb(255, 255, 255);
}
</string>
   </property>
   <property name="text">
    <string>12.45</string>
   </property>
   <property name="alignment">
    <set>Qt::AlignBottom|Qt::AlignLeading|Qt::AlignLeft</set>
   </property>
   <property name="placeholderText">
    <string/>
   </property>
  </widget>
  <widget class="QLineEdit" name="txtNotaFinal_25">
   <property name="enabled">
    <bool>false</bool>
   </property>
   <property name="geometry">
    <rect>
     <x>350</x>
     <y>500</y>
     <width>81</width>
     <height>21</height>
    </rect>
   </property>
   <property name="font">
    <font>
     <pointsize>11</pointsize>
     <weight>75</weight>
     <bold>true</bold>
    </font>
   </property>
   <property name="styleSheet">
    <string notr="true">QLineEdit{
background:transparent;
border:none;
border-bottom:1px solid white;
color: rgb(255, 255, 255);
}
</string>
   </property>
   <property name="text">
    <string>12.45</string>
   </property>
   <property name="alignment">
    <set>Qt::AlignBottom|Qt::AlignLeading|Qt::AlignLeft</set>
   </property>
   <property name="placeholderText">
    <string/>
   </property>
  </widget>
  <widget class="QLineEdit" name="txtNotaFinal_26">
   <property name="enabled">
    <bool>false</bool>
   </property>
   <property name="geometry">
    <rect>
     <x>570</x>
     <y>500</y>
     <width>81</width>
     <height>21</height>
    </rect>
   </property>
   <property name="font">
    <font>
     <pointsize>11</pointsize>
     <weight>75</weight>
     <bold>true</bold>
    </font>
   </property>
   <property name="styleSheet">
    <string notr="true">QLineEdit{
background:transparent;
border:none;
border-bottom:1px solid white;
color: rgb(255, 255, 255);
}
</string>
   </property>
   <property name="text">
    <string>12.45</string>
   </property>
   <property name="alignment">
    <set>Qt::AlignBottom|Qt::AlignLeading|Qt::AlignLeft</set>
   </property>
   <property name="placeholderText">
    <string/>
   </property>
  </widget>
  <widget class="QLineEdit" name="txtNotaFinal_27">
   <property name="enabled">
    <bool>false</bool>
   </property>
   <property name="geometry">
    <rect>
     <x>130</x>
     <y>500</y>
     <width>81</width>
     <height>21</height>
    </rect>
   </property>
   <property name="font">
    <font>
     <pointsize>11</pointsize>
     <weight>75</weight>
     <bold>true</bold>
    </font>
   </property>
   <property name="styleSheet">
    <string notr="true">QLineEdit{
background:transparent;
border:none;
border-bottom:1px solid white;
color: rgb(255, 255, 255);
}
</string>
   </property>
   <property name="text">
    <string>12.45</string>
   </property>
   <property name="alignment">
    <set>Qt::AlignBottom|Qt::AlignLeading|Qt::AlignLeft</set>
   </property>
   <property name="placeholderText">
    <string/>
   </property>
  </widget>
  <widget class="QLineEdit" name="txtNotaFinal_28">
   <property name="enabled">
    <bool>false</bool>
   </property>
   <property name="geometry">
    <rect>
     <x>240</x>
     <y>500</y>
     <width>81</width>
     <height>21</height>
    </rect>
   </property>
   <property name="font">
    <font>
     <pointsize>11</pointsize>
     <weight>75</weight>
     <bold>true</bold>
    </font>
   </property>
   <property name="styleSheet">
    <string notr="true">QLineEdit{
background:transparent;
border:none;
border-bottom:1px solid white;
color: rgb(255, 255, 255);
}
</string>
   </property>
   <property name="text">
    <string>12.45</string>
   </property>
   <property name="alignment">
    <set>Qt::AlignBottom|Qt::AlignLeading|Qt::AlignLeft</set>
   </property>
   <property name="placeholderText">
    <string/>
   </property>
  </widget>
  <widget class="QLineEdit" name="txtNotaFinal_29">
   <property name="enabled">
    <bool>false</bool>
   </property>
   <property name="geometry">
    <rect>
     <x>460</x>
     <y>500</y>
     <width>81</width>
     <height>21</height>
    </rect>
   </property>
   <property name="font">
    <font>
     <pointsize>11</pointsize>
     <weight>75</weight>
     <bold>true</bold>
    </font>
   </property>
   <property name="styleSheet">
    <string notr="true">QLineEdit{
background:transparent;
border:none;
border-bottom:1px solid white;
color: rgb(255, 255, 255);
}
</string>
   </property>
   <property name="text">
    <string>12.45</string>
   </property>
   <property name="alignment">
    <set>Qt::AlignBottom|Qt::AlignLeading|Qt::AlignLeft</set>
   </property>
   <property name="placeholderText">
    <string/>
   </property>
  </widget>
  <widget class="QLabel" name="lblIdGrado">
   <property name="geometry">
    <rect>
     <x>490</x>
     <y>80</y>
     <width>47</width>
     <height>13</height>
    </rect>
   </property>
   <property name="text">
    <string>TextLabel</string>
   </property>
  </widget>
 </widget>
 <resources/>
 <connections/>
</ui>
